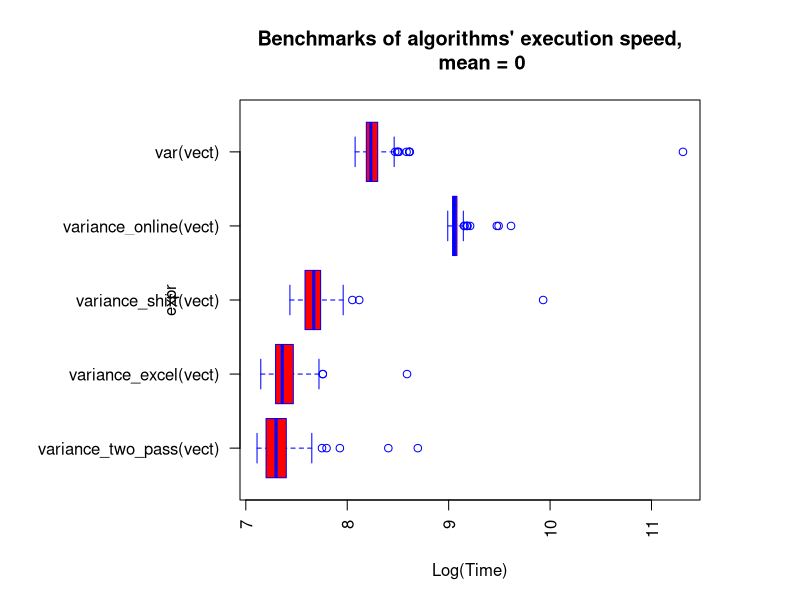
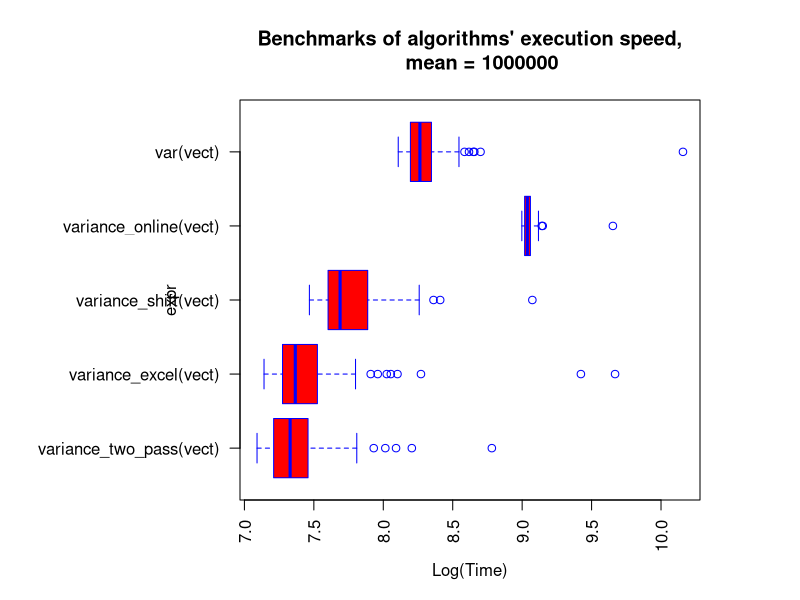
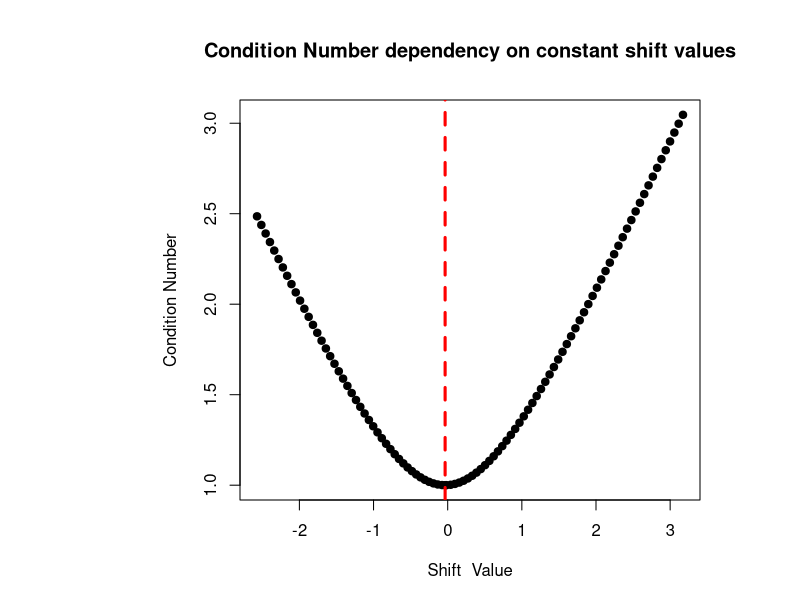
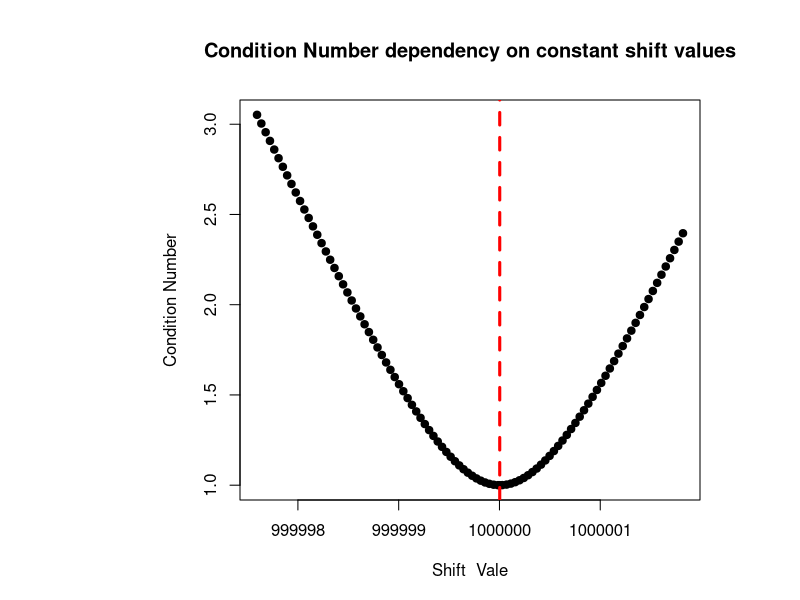
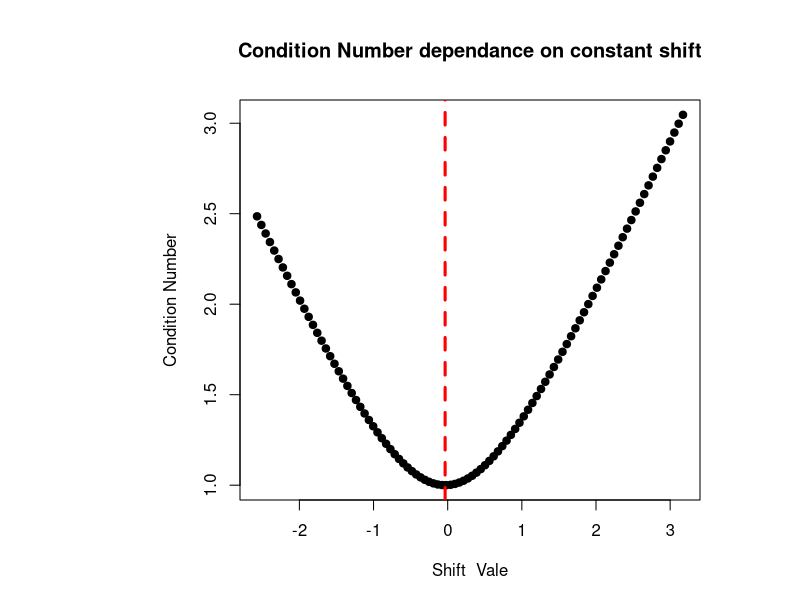

These figures' R source, in order:
## ---- chunk 1
library("ggplot2")
library("microbenchmark")
## ---- chunk 2
variance_two_pass <- function(vector){
  n = length(vector)
  sample_mean <- sum(vector)/n
  variance <- 1/(n-1) * sum((vector - sample_mean)^2)
  return(variance)
}
## ---- chunk 3
variance_excel <- function(vector){
  n = length(vector)
  p1 = sum(vector^2)
  p2 = 1/n * sum(vector)^2
  variance <- (p1 - p2)/(n-1)
  return(variance)
}
## ---- chunk 4
variance_shift <- function(vector){
  n = length(vector)
  c = vector[1]
  p1 = sum((vector-c)^2)
  p2 = 1/n * (sum(vector-c))^2
  variance <- (p1 - p2)/(n-1)
  return(variance)
}
## ---- chunk 5
variance_online <- function(vector){

  xmn_prev = vector[1] + (vector[2] - vector[1])/2
  varmn_prev = ((vector[2] - vector[1])^2)/2
  
  for(i in 3:length(vector)) {
    xmn = xmn_prev + (vector[i] - xmn_prev)/i
    varmn = (i - 2)/(i - 1)*varmn_prev + ((vector[i] - xmn_prev)^2)/i
    
    xmn_prev = xmn
    varmn_prev = varmn
  }
  
  return(varmn)
}
## ---- chunk 6
variance_wrapper <- function(vector){
  var_two_pass <- variance_two_pass(vector)
  var_excel <- variance_excel(vector)
  var_shift <- variance_shift(vector)
  var_online <- variance_online(vector)
  return(c(var_two_pass, var_excel, var_shift, var_online))
}
## ---- chunk 7
set.seed(12202120)
x1 <- rnorm(100, mean = 0)
x2 <- rnorm(100, mean=1000000)
## ---- chunk 8
library("knitr")
variance_x1 <- variance_wrapper(x1)
variance_x2 <- variance_wrapper(x2)
df_comp <- data.frame(rbind(variance_x1, variance_x2))
names(df_comp) <- c("two-pass", "excel", "shift", "online")
kable(df_comp)
## ---- chunk 9
micro_benchmark <- function(vect) {
  micro_benchmark_calc = microbenchmark(
    variance_two_pass(vect),
    variance_excel(vect),
    variance_shift(vect),
    variance_online(vect),
    var(vect)
    )
}

## ---- chunk 10

benchmark_x1 <- micro_benchmark(x1)
kable(summary(benchmark_x1))
## ---- chunk 11
knitr::opts_chunk$set(fig.width=12, fig.height=8)
par(mar=c(5, 12, 5, 5))
boxplot(log(time)~expr, 
    data=benchmark_x1,
    main="Benchmarks of algorithms' execution speed,
    mean = 0",
    xlab="Log(Time)",
    col="red",
    border="blue",
    horizontal=TRUE,
    las=2
  )
## ---- chunk 12
benchmark_x2 <- micro_benchmark(x2)
kable(summary(benchmark_x2))
## ---- chunk 13
knitr::opts_chunk$set(fig.width=12, fig.height=8)
par(mar=c(5, 12, 5, 5))
boxplot(log(time)~expr, 
    data=benchmark_x2,
    main="Benchmarks of algorithms' execution speed,
    mean = 1000000",
    xlab="Log(Time)",
    col="red",
    border="blue",
    horizontal=TRUE,
    las=2
  )
## ---- chunk 14
func_cond_num <- function(vector, const){
  n = length(vector)
  vector_shifted = vector - const

  mean_shifted <- mean(vector_shifted)
  
  s_shifted = sum((vector_shifted - mean_shifted)^2)
  cond_number <- sqrt(1 + (mean_shifted^2 * n)/s_shifted)
  
  return(cond_number)
}

func_compare_cond_numbers <- function(vector){
  cond_numbs <- c()
  
  consts <- seq(from = min(vector), to = max(vector), length.out = 100)#((max(vector)-min(vector))/100)
  consts <- append(consts, mean(vector))
  consts <- sort(consts)
  for(const in consts) {
    cond_number <- func_cond_num(vector, const)
    cond_numbs <- append(cond_numbs, cond_number)
  }
  df <- data.frame(cond_numbs, consts)
  return(df)
}

## ---- chunk 15
knitr::opts_chunk$set(fig.width=7, fig.height=5)
df_cond_number_x1 <- func_compare_cond_numbers(x1)
plot(df_cond_number_x1$consts, df_cond_number_x1$cond_numbs, main="Condition Number dependency on constant shift values",
     xlab="Shift  Value", ylab="Condition Number", pch=19)
abline(v = mean(x1), col="red", lwd=3, lty=2)
## ---- chunk 16
knitr::opts_chunk$set(fig.width=7, fig.height=5)
df_cond_number_x2 <- func_compare_cond_numbers(x2)
plot(df_cond_number_x2$consts, df_cond_number_x2$cond_numbs, main="Condition Number dependency on constant shift values",
     xlab="Shift  Vale", ylab="Condition Number", pch=19)
abline(v = mean(x2), col="red", lwd=3, lty=2)
## ---- chunk 17
knitr::opts_chunk$set(fig.width=7, fig.height=5)
set.seed(12202120)
x3 <- rnorm(100, mean=0.000001)
df_cond_number_x3 <- func_compare_cond_numbers(x3)
plot(df_cond_number_x3$consts, df_cond_number_x3$cond_numbs, main="Condition Number dependance on constant shift",
     xlab="Shift  Vale", ylab="Condition Number", pch=19)
abline(v = mean(x3), col="red", lwd=3, lty=2)
## ---- chunk 18
func_cond_num(x1, 0)
## ---- chunk 19
func_cond_num(x2, 0)
## ---- chunk 20
func_cond_num(x3, 0)
